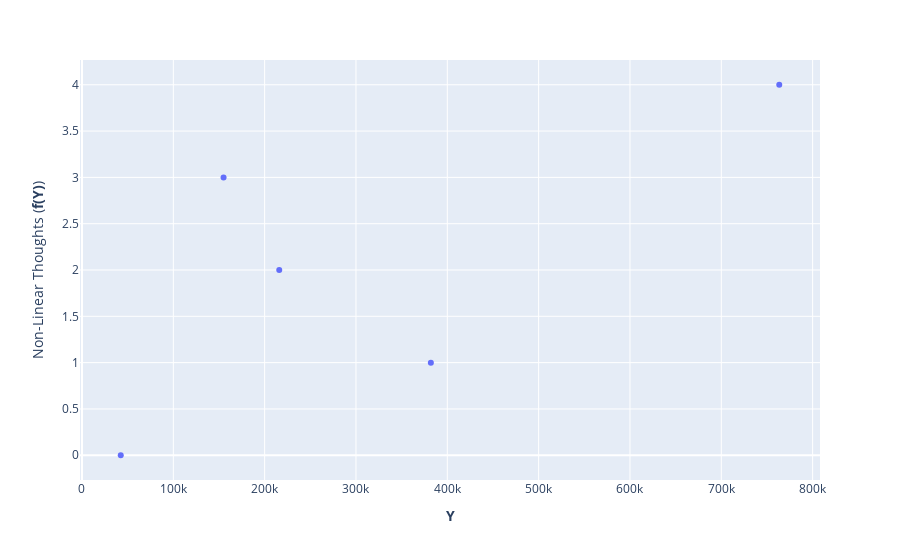

Notebook code cell kept with this figure:
### Markdown cell above
### Vector
Now, all of you will either have Ice or Fire. This is because our simple Decision Tree has only two outcomes: (1) Raised price if Mean Sales greater than Atomic Mass of Zn, otherwise (2) Keep the same price. Let's try the second senerio:

(**Fire**) @-235711 is a package on the train that Fire wants to steal. She must make her molecular vibrating as wave to infiltrate the train. She opens her G.A.I.A, looking at the Bohr and sparking a thought: "Oh, yeah 3.14!".
In this senarior, there demands a non-linear relation. Of note, the function we have in the first senerio is linear (recall: $y = a\times x, a = 3.14$). We can construct a complicated function by adding more term into the function, such as adding (**bias term**), or intersection with $Oy$. Specifically, the model is now more generalized given as
\begin{equation}
    Y = a\times X + b(\text{ias}).
\end{equation}

Now, we just adding one more dimension into the sale function. By no mean this is a geometric dimension as we still see the function as a 2D line in the case of $Y = ax$. The dimensional extension here happens at the functional basis of polinomial classes. Specifically, the linear regression model $Y = ax$ is spanned by (**polynomial term**) $\{x\}$. Fire must added more terms to her function such as 
\begin{equation}
    Y = 1+z + z^2 +z^3,
\end{equation}
here we present the equation for Fire as variable $z$ to distinguish from the Biochemist scene.

So, this is Linear or Non-Linear?
- Linear (Ice)
- Non-Linear (Fire)
- ..?! (S)

[**Fire**] says: Let's non-linear..:>>

### Code cell
import plotly.express as px

def f_non_linear(x):
    y = 1 + x + x**2 + x**3
    return y
z = y_sale(n_item)
y_z = f_non_linear(z)
fig = px.scatter(z,y_z)
fig.update_layout(xaxis_title = '<b>Y</b>')
fig.update_layout(yaxis_title = 'Non-Linear Thoughts (<b>f(Y)</b>)')
fig.show()

### Figure 1 — Plotly figure (JSON) as saved in the notebook; plotly's stock layout.template omitted (floating-point values rounded to 4 significant figures)
{"data": [{"hovertemplate": "x=%{x}<br>index=%{y}<extra></extra>", "legendgroup": "", "marker": {"color": "#636efa", "symbol": "circle"}, "mode": "markers", "name": "", "orientation": "h", "showlegend": false, "type": "scatter", "x": [42440.0, 382000.0, 216000.0, 155000.0, 763400.0], "xaxis": "x", "y": [0, 1, 2, 3, 4], "yaxis": "y"}], "layout": {"legend": {"tracegroupgap": 0}, "margin": {"t": 60}, "xaxis": {"anchor": "y", "domain": [0, 1], "title": {"text": "<b>Y</b>"}}, "yaxis": {"anchor": "x", "domain": [0, 1], "title": {"text": "Non-Linear Thoughts (<b>f(Y)</b>)"}}}}
